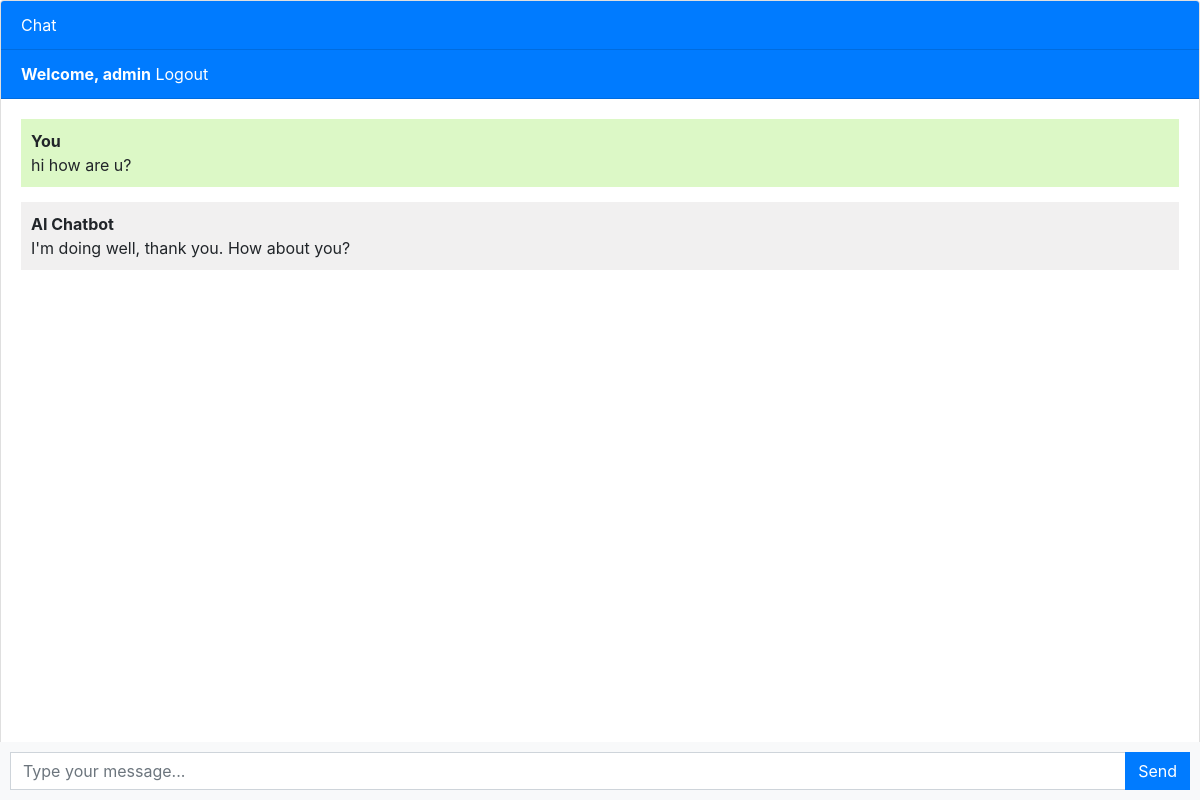
The app's page / (signed in), older data.
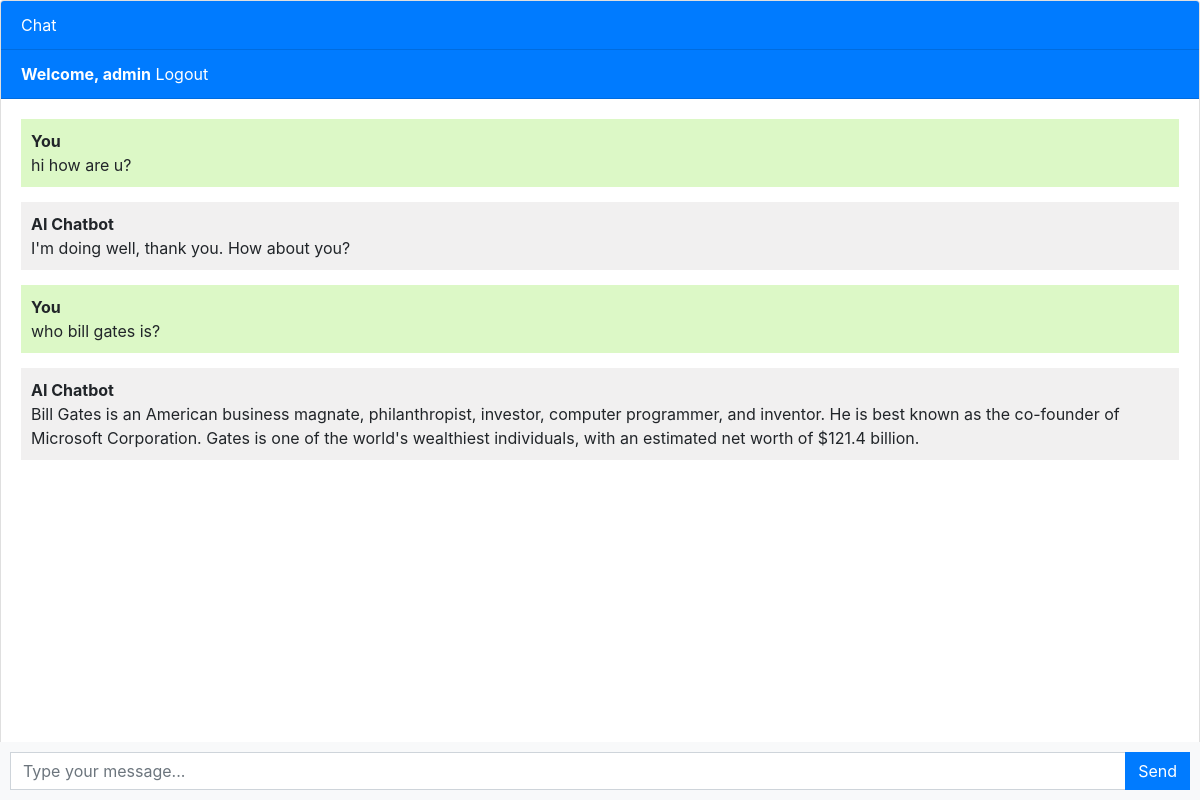
The same page, newer data.
### chatbot/models.py (models this page shows, shortened)
class Chat(models.Model):
    user = models.ForeignKey(User, on_delete=models.CASCADE)
    message = models.TextField()
    response = models.TextField()
    created_at = models.DateTimeField(auto_now=True)

### chatbot/views.py (the view, shortened to what this page needs)
# urls.py: path('', views.chatbot, name='chatbot'),
def chatbot(request):
    chats = Chat.objects.filter(user=request.user)
    return render(request, 'chatbot.html', {'chats': chats})

### templates/chatbot.html (shortened to what this page needs)
{% extends 'base.html' %}
{% block content %}
<div class="chat-container">
  <div class="card flex-grow-1">
    <div class="card-header bg-primary text-white">Chat</div>
	{% if user.is_authenticated %}
	<div class="card-header bg-primary text-white"><b>Welcome, {{user.username}}</b>     <a style="color: white;" href="logout">Logout</a></div>
	{% else %}
    <div class="card-header bg-primary text-white"><a style="color: white;" href="login">Login</a>     <a style="color: white;" href="register">Register</a></div>
    {% endif %}
	<div class="card-body messages-box">
      <ul class="list-unstyled messages-list">
        {% for chat in chats %}
            {% if chat.user == request.user %}
                <li class="message sent">
                    <div class="message-text">
                    <div class="message-sender">
                        <b>You</b>
                    </div>
                    <div class="message-content">
                        {{chat.message}}
                    </div>
                    </div>
                </li>
                <li class="message received">
                    <div class="message-text">
                    <div class="message-sender">
                        <b>AI Chatbot</b>
                    </div>
                    <div class="message-content">
                        {{chat.response}}
                    </div>
                    </div>
                </li>
            {% endif %}
        {% endfor %}
      </ul>
    </div>
    <br><br>
    <br><br>
    <br><br>
  </div>
  <form class="message-form">
    <div class="input-group">
      <input type="text" class="form-control message-input" placeholder="Type your message...">
      <div class="input-group-append">
        <button type="submit" class="btn btn-primary btn-send">Send</button>
      </div>
    </div>
  </form>
</div>
{% endblock %}

Row changes from the older to the newer data that the page shows:
added Chat: message "who bill gates is?", response "Bill Gates is an American business magnate, philanthropist, investor, computer programmer, and inventor. He is best known as the co-founder of Microsoft Corporation. Gates is one of the world's wealthiest individuals, with an estimated net worth of $121.4 billion."
